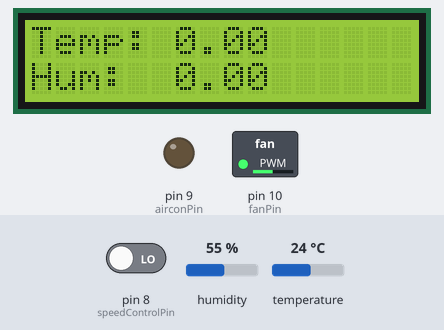
The sketch below on a simulated Arduino Uno, built with avr-gcc and run on an emulated ATmega328P. Shown: 16×2 character LCD, switched loads named in the sketch (green lamp = pin HIGH), output pins drawn as LEDs (lit = HIGH). Inputs (shaded band) come from the test bench; at power-on: temperature 24 °C, pin 8 (speedControlPin) LOW, humidity 55 %.

Above: at 1.2 s.
1.3 s: temperature set to 27 °C
At 3.2 s:
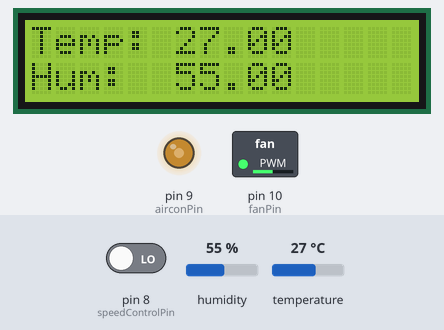
3.5 s: pin 8 (speedControlPin) driven HIGH
At 4.7 s:
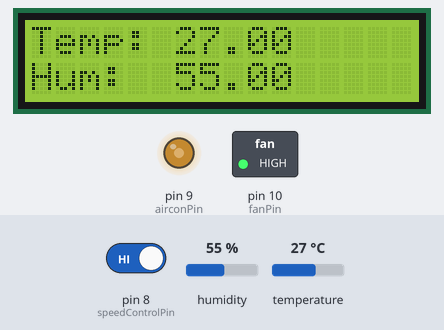
5.0 s: temperature set to 12 °C
At 6.5 s:
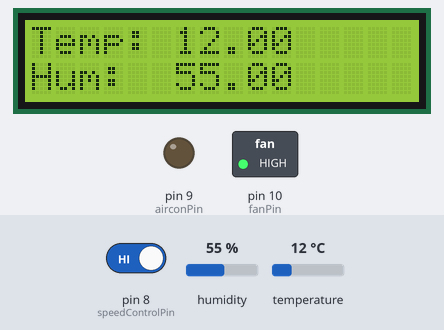
7.5 s: humidity set to 22 %
At 10.8 s:
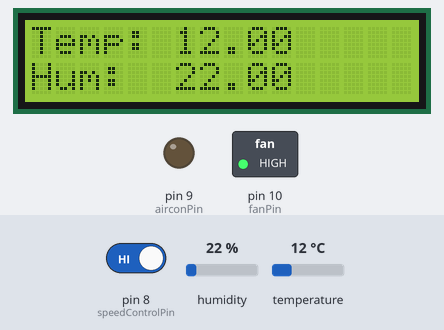
11.5 s: humidity set to 40 %
At 15.0 s:
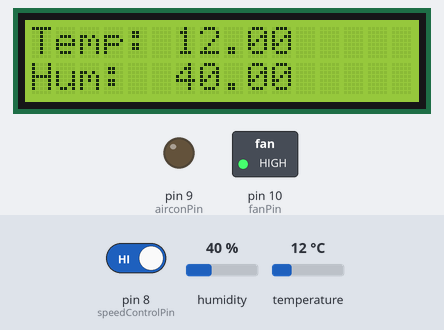
Timing chart, 0 to 16.5 s (numbered marks = the images above; inputs shaded):
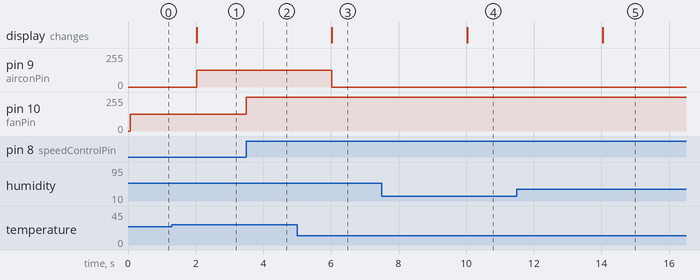

The sketch:

TemperatureControl.ino
```cpp
// (licence header left out)
// Depends on the following Arduino libraries:
// - LiquidCrystal Library: https://www.arduino.cc/en/Reference/LiquidCrystal
// - DHT Sensor Library: https://github.com/adafruit/DHT-sensor-library

#include <LiquidCrystal.h>
#include <DHT.h>

// Define constants.
#define DEBUG 0                   // Enable or disable debugging
#define DHTPIN  A0                // Temperature Sense pin
#define DHTTYPE DHT11             // DHT 11

// Configure Temperature sensor.
DHT dht(DHTPIN, DHTTYPE);
float hum;                        // Humidity
float temp;                       // Temperature
unsigned long previousMillis = 0; // Variable to store current time.
const long interval = 2000;       // Set interval to read temperature.

// Configure LCD display.
LiquidCrystal lcd(12, 11, 5, 4, 3, 2);

// Configure aircon and fan motors.
const int airconPin = 9;
const int fanPin = 10;

// Configure speed controller.
const int speedControlPin = 8;
const int lowSpeed = 125;
const int highSpeed = 255;
int speedVal = lowSpeed;

// Set temperature settings.
int airconState = 0;
const float highTempSetting = 26.00;
const float lowTempSetting = 23.00;

void setup() {
  if (DEBUG) {
    // Initialize Serial monitor.
    Serial.begin(9600);
  }

  // Initialize Temperature sensor.
  dht.begin();

  // Initialize a 16x2 LCD display.
  lcd.begin(16, 2);
  lcd.setCursor(0, 0);
  lcd.print("Temp: ");
  lcd.setCursor(0, 1);
  lcd.print("Hum: ");

  // Initialize aircon and fan motors.
  pinMode(airconPin, OUTPUT);
  pinMode(fanPin, OUTPUT);

  // Initialize speed controller.
  pinMode(speedControlPin, INPUT);
}

void loop() {
  unsigned long currentMillis = millis();

  if (currentMillis - previousMillis >= interval) {
    // Save the last time we've read the temperature.
    previousMillis = currentMillis;

    // Read data and store it to variables hum and temp.
    hum = dht.readHumidity();
    temp= dht.readTemperature();

    if (DEBUG) {
      // Print temp and humidity values to serial monitor.
      Serial.print("Humidity: ");
      Serial.print(hum);
      Serial.print(" %, Temp: ");
      Serial.print(temp);
      Serial.print(" *C\n");
    }
  }

  // Display temperature and humidity.
  lcd.setCursor(6, 0);
  lcd.print(temp);
  lcd.setCursor(6, 1);
  lcd.print(hum);

  // Set speed of the motor and fan.
  int speedState = digitalRead(speedControlPin);
  if (speedState == HIGH) {
    speedVal = highSpeed;
  }
  else {
    speedVal = lowSpeed;
  }

  // Run fan motor.
  analogWrite(fanPin, speedVal);

  // Turn on the aircon when temperature is high.
  if (airconState == 1) {
    if (temp <= lowTempSetting) {
      // Turn off the aircon.
      analogWrite(airconPin, 0);

      // Set aircon state to idle.
      airconState = 0;
    }
  }
  else {
    if (temp >= highTempSetting) {
      // Turn on the aircon.
      analogWrite(airconPin, lowSpeed);

      // Set aircon state to running.
      airconState = 1;
    }
  }
}
```

Measured:
- the behaviour switches between 25 and 26 °C on temperature (found by bisection; images 0 and 1)
- after the input at 1.3 s, pin 9 (airconPin): 0/255 → 125/255 after 0.73 s; the display: changes after 0.73 s (image 1)
- after the input at 3.5 s, pin 10 (fanPin): 125/255 → 255/255 at once
- after the input at 5.0 s, pin 9 (airconPin): 125/255 → 0/255 after 1.0 s; the display: changes after 1.0 s (image 3)
- after the input at 7.5 s, the display: changes after 2.5 s (image 4)
- after the input at 11.5 s, the display: changes after 2.5 s (image 5)
